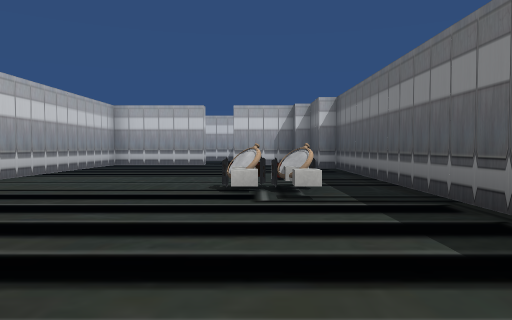
View 1 (above)

24 first-person views from a walk through a 3-D level made in the Unity game engine. The camera is 1.2 m above the floor, tilts 2° down and sees 70° across. The floor is counted in squares, 2 m on a side. Each view is taken from the middle of a square. On the plan, view 1 faces up. The plan holds only what a view shows up to about 10 squares ahead; the rest is blank. The place goes on beyond the plan. Door leaves are left out, so doorways stand open. Some surface patterns are stand-ins.

View 2
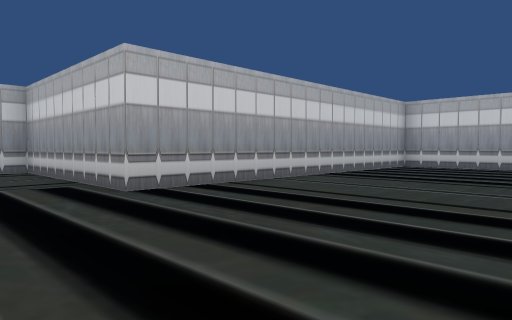

View 3
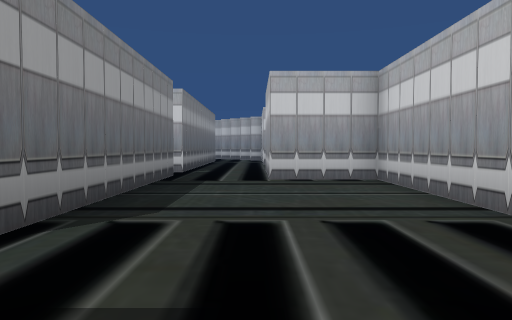

View 4
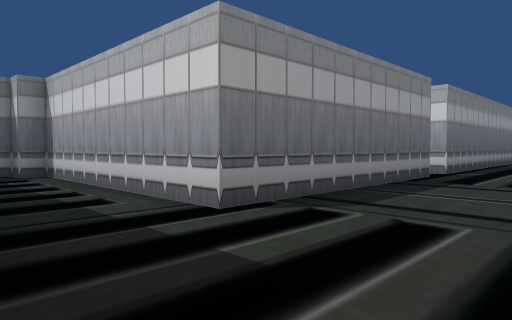

View 5
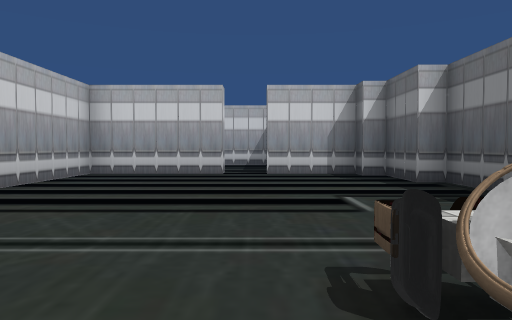

View 6
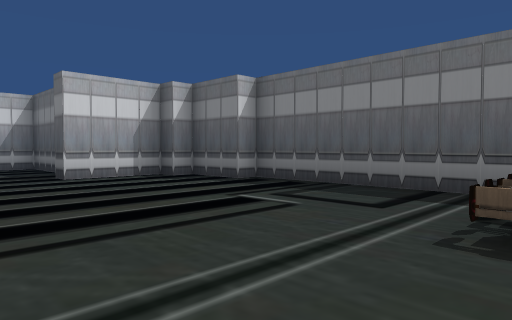

View 7
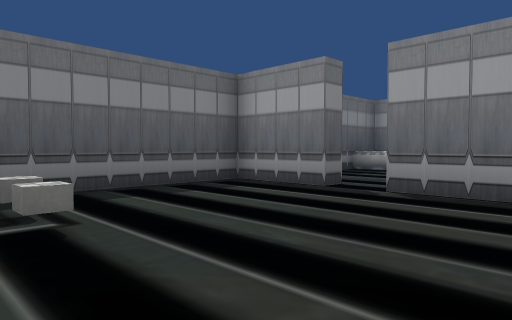

View 8
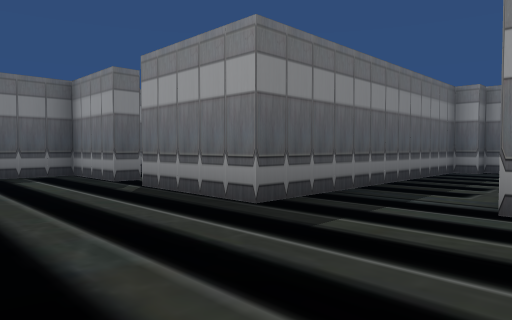

View 9
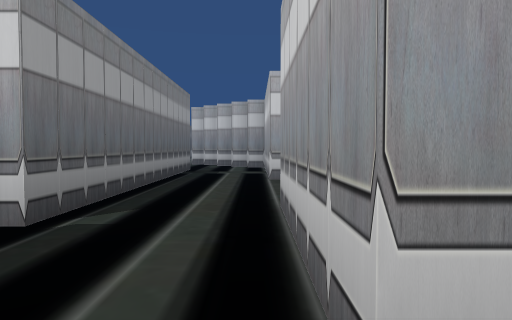

View 10
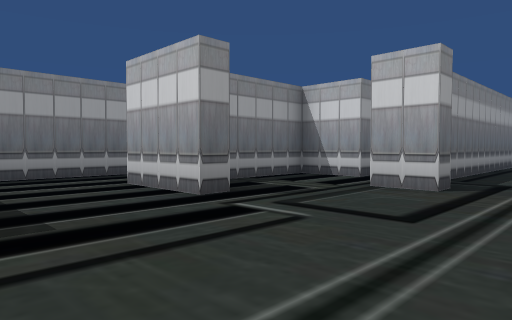

View 11
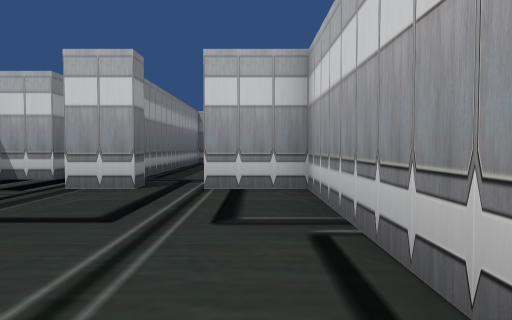

View 12
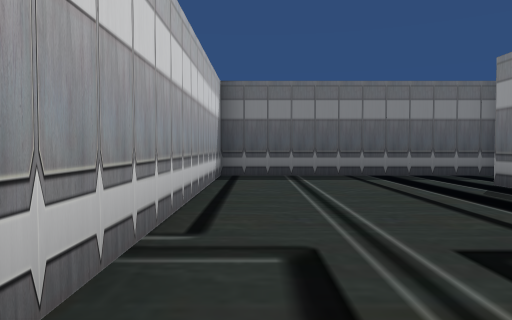

View 13
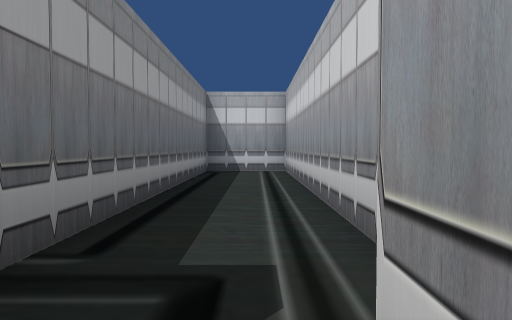

View 14
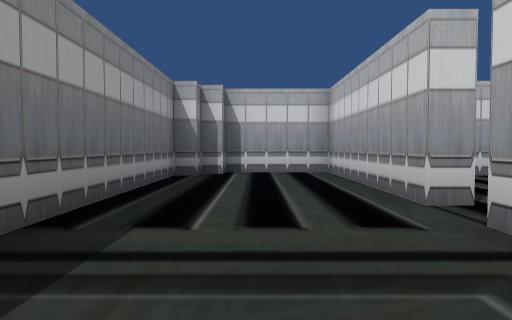

View 15
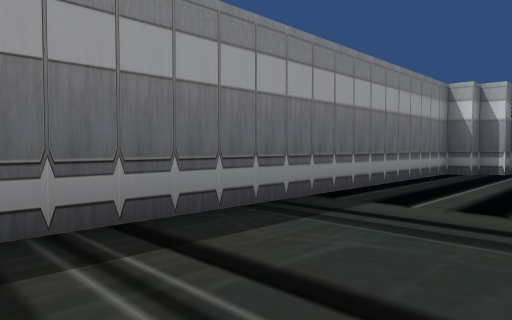

View 16
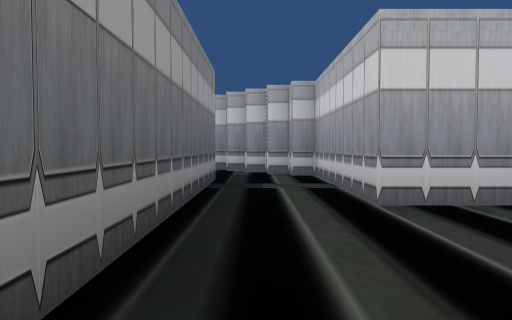

View 17
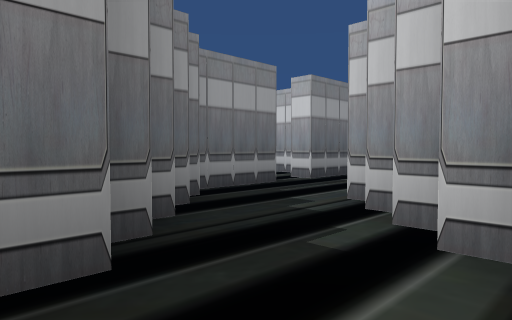

View 18
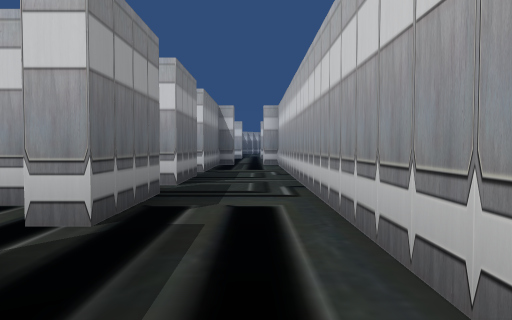

View 19
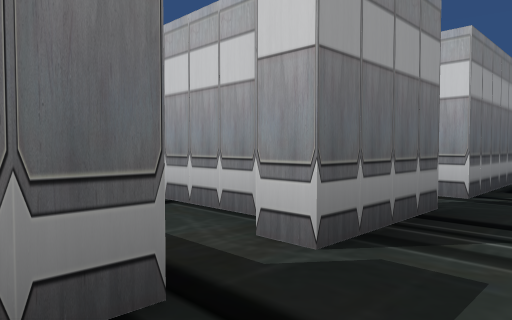

View 20
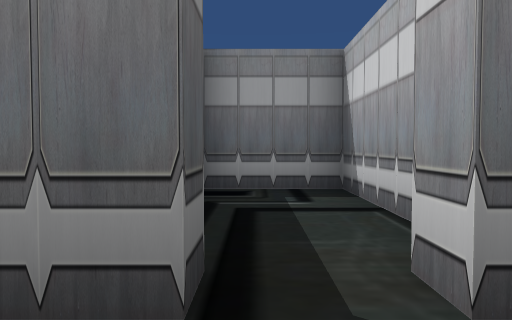

View 21
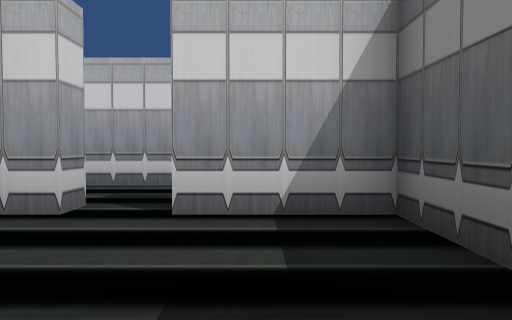

View 22
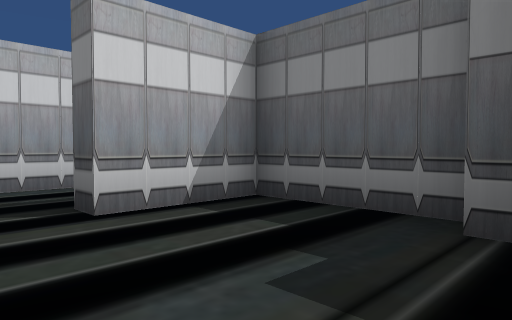

View 23
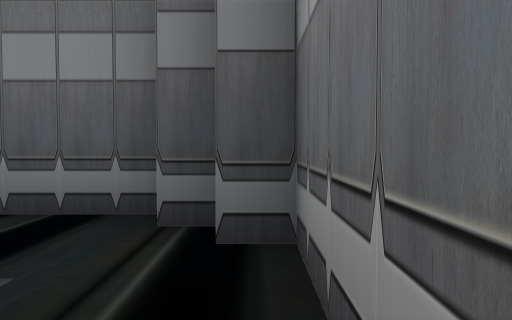

View 24
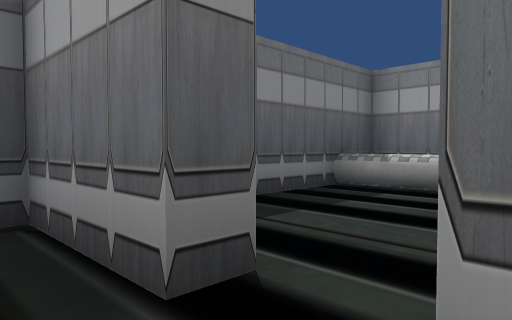

### Floor plan
Points are (right, up) in squares from view 1. A wall is a line through its corners. A room is listed if a view was taken in it or the views show most of it. See-through windows are left out.
Room 1 (views 1, 2, 3, 4, 5, 6, 7, 8, 9, 16, 17, 18, 19, 24)
walls: (-10.9, -0.7) (-5.3, -0.7) (-5.3, -6.2) (-4.7, -6.2) (-4.7, -6.8) (-3.8, -6.8) (-3.8, -6.2) (-3.3, -6.2) (-3.3, 0.2) (-0.8, 0.2); (0.2, -0.4) (0.2, 0.2) (2.3, 0.2) (2.3, 10.2) (1.8, 10.2) (1.8, 11.7) (1.3, 11.7) (1.3, 12.2) (-0.7, 12.2) (-0.7, 12.8); (-15.8, 3.3) (-15.8, 1.3) (-19.8, 1.3) (-19.8, 0.8); (-1.7, 12.8) (-1.7, 12.2) (-4.7, 12.2) (-4.7, 3.3) (-9.7, 3.3) (-9.7, 1.3) (-12.8, 1.3); (-18.9, -0.7) (-11.8, -0.7); (-19.4, -1.2) (-18.9, -1.2); (-20.3, 0.9) (-20.3, 0.2); (-20.8, 0.4) (-20.8, -0.2); (-21.3, -0.2) (-21.3, -0.8); (-21.8, -0.8) (-21.8, -1.2) (-25.6, -1.2); (-22.7, -3.2) (-21, -3.2); (-25.8, -3.2) (-23.7, -3.2)
ways out: opening at (-14.5, 2.5) to room 2; open door at (-11, -1) to room 3; opening at (-24.5, -2) to room 4; opening at (-23, -3) to room 5; opening at (-1, 13); opening at (0, 0)
objects: other object (0, 4); trap (0, 5); other object (1, 4)
Room 2 (views 10, 11, 12, 13)
walls: (-16.2, 3.3) (-15.8, 3.3); (-18.9, 5.3) (-18.3, 5.3) (-18.3, 4.2); (-12.8, 3.3) (-12.2, 3.3); (-19.8, 3.3) (-19.8, 1.8) (-17.5, 1.8); (-20.2, 6.8) (-27.3, 6.8) (-27.3, 4.8) (-19.8, 4.8); (-10.3, 1.9) (-10.3, 7.7) (-18.3, 7.7) (-18.3, 6.3) (-18.8, 6.3)
ways out: opening at (-14.5, 2.5) to room 1; opening at (-19, 4)
Room 3 (views 14, 15)
walls: (-11.8, -1.2) (-16.7, -1.2) (-16.7, -3.7) (-16.3, -3.7) (-16.3, -4.2) (-15.8, -4.2) (-15.8, -4.7) (-7.4, -4.7)
ways out: open door at (-11, -1) to room 1
Room 4 (view 20)
walls: (-25.8, -3.8) (-25.8, -3.2); (-27.3, -4.2) (-27.3, -7.3) (-25.2, -7.3); (-26.8, -3.2) (-26.8, -3.8); (-25.6, -1.2) (-26.6, -1.2)
ways out: opening at (-24.5, -2) to room 1; opening at (-27.5, -2)
Room 5 (views 21, 22, 23)
walls: (-24.8, -4.4) (-24.8, -5.1); (-23.7, -3.2) (-23.7, -3.8) (-24.4, -3.8); (-23.8, -7.3) (-21.8, -7.3) (-21.8, -6.8); (-21.2, -6.8) (-21.2, -6.2); (-20.7, -6.1) (-20.7, -3.8) (-22.7, -3.8) (-22.7, -3.2)
ways out: opening at (-23, -3) to room 1

Where each view was taken, in squares from view 1:
view 1: 0 up, 0 right, facing up
view 2: 1 up, 0 right, facing up-left
view 3: 1 up, 3 left, facing left
view 4: 2 up, 3 left, facing down-left
view 5: 4 up, 1 left, facing up
view 6: 5 up, 3 left, facing up-right
view 7: 5 up, 3 left, facing down-right
view 8: 3 up, 6 left, facing down-right
view 9: 1 up, 9 left, facing left
view 10: 7 up, 13 left, facing down-left
view 11: 7 up, 13 left, facing left
view 12: 7 up, 18 left, facing right
view 13: 6 up, 18 left, facing left
view 14: 3 down, 8 left, facing left
view 15: 2 down, 7 left, facing down-left
view 16: 0 up, 12 left, facing left
view 17: 1 up, 18 left, facing down-left
view 18: 2 down, 21 left, facing left
view 19: 2 down, 25 left, facing down-left
view 20: 2 down, 26 left, facing down
view 21: 7 down, 22 left, facing up
view 22: 7 down, 24 left, facing up-right
view 23: 7 down, 24 left, facing right
view 24: 1 up, 1 left, facing down-right
